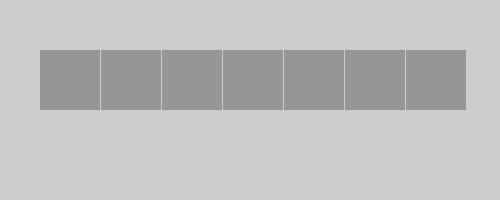
Frame 1 (no input)
Frame 60 (the mouse pressed at the canvas centre just before this capture): identical to frame 1, image omitted
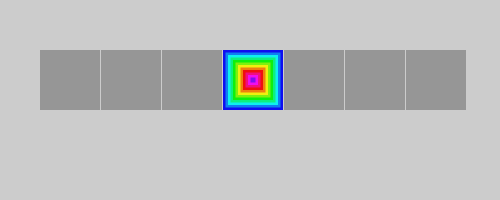
Frame 120 (the mouse held since frame 60 and released just before this capture)

The Processing sketch that drew these frames (run headless with seeded random() and noise(); from frame 60 on, the mouse is pressed at the canvas centre):

// Processing sketch: kadokusei
// ── kadokusei.pde
void setup() {        //初期設定
  size(500, 200);        //ウィンドウを表示
  noStroke();            //図形の枠を表示しない
  colorMode(HSB, 255);  //色をHSBモードで指定
  rectMode(CENTER);      //四角の描画位置の基準を中心にする
}
void draw() {
  int x = 70;
  int y = 80;
  int step = 12;
  int stepWidth = 5;
  int rectSize = step * stepWidth;
  
  for ( ; x < width - rectSize * 0.5 ; x+= rectSize+1 ) {
    //横に四角を並べるためのループ
    
    for (int m = step ; m >= 1; m--) {
      //四角のサイズを縮めていくためのループ
      
      if ( x- rectSize * 0.5 <= mouseX && mouseX <= x + rectSize *0.5
      && y - rectSize *0.5 <= mouseY && mouseY <= y + rectSize *0.5)
      //マウスが乗っているなら
        fill( (((m*(360/step)+frameCount*8)%360)/360.0)*255, 240, 240 );
        //四角の色を変化させていく所為を行う
        
      else
      //乗っていないなら
        fill( 0, 0, 150);
        //灰色で描画する
        
      rect(x , y, m * stepWidth,m * stepWidth);
    }
  }
}
